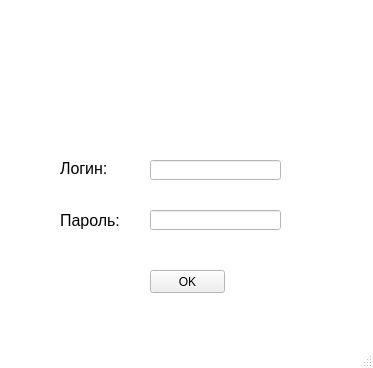
<?xml version="1.0" encoding="UTF-8"?>
<ui version="4.0">
 <class>Login</class>
 <widget class="QMainWindow" name="Login">
  <property name="geometry">
   <rect>
    <x>0</x>
    <y>0</y>
    <width>373</width>
    <height>368</height>
   </rect>
  </property>
  <property name="palette">
   <palette>
    <active>
     <colorrole role="Base">
      <brush brushstyle="SolidPattern">
       <color alpha="255">
        <red>255</red>
        <green>255</green>
        <blue>255</blue>
       </color>
      </brush>
     </colorrole>
     <colorrole role="Window">
      <brush brushstyle="SolidPattern">
       <color alpha="255">
        <red>255</red>
        <green>255</green>
        <blue>255</blue>
       </color>
      </brush>
     </colorrole>
    </active>
    <inactive>
     <colorrole role="Base">
      <brush brushstyle="SolidPattern">
       <color alpha="255">
        <red>255</red>
        <green>255</green>
        <blue>255</blue>
       </color>
      </brush>
     </colorrole>
     <colorrole role="Window">
      <brush brushstyle="SolidPattern">
       <color alpha="255">
        <red>255</red>
        <green>255</green>
        <blue>255</blue>
       </color>
      </brush>
     </colorrole>
    </inactive>
    <disabled>
     <colorrole role="Base">
      <brush brushstyle="SolidPattern">
       <color alpha="255">
        <red>255</red>
        <green>255</green>
        <blue>255</blue>
       </color>
      </brush>
     </colorrole>
     <colorrole role="Window">
      <brush brushstyle="SolidPattern">
       <color alpha="255">
        <red>255</red>
        <green>255</green>
        <blue>255</blue>
       </color>
      </brush>
     </colorrole>
    </disabled>
   </palette>
  </property>
  <property name="windowTitle">
   <string>MainWindow</string>
  </property>
  <widget class="QWidget" name="centralwidget">
   <widget class="QLineEdit" name="lineEdit">
    <property name="geometry">
     <rect>
      <x>150</x>
      <y>160</y>
      <width>131</width>
      <height>20</height>
     </rect>
    </property>
   </widget>
   <widget class="QLineEdit" name="lineEdit_2">
    <property name="geometry">
     <rect>
      <x>150</x>
      <y>210</y>
      <width>131</width>
      <height>20</height>
     </rect>
    </property>
   </widget>
   <widget class="QLabel" name="label">
    <property name="geometry">
     <rect>
      <x>60</x>
      <y>160</y>
      <width>61</width>
      <height>16</height>
     </rect>
    </property>
    <property name="font">
     <font>
      <pointsize>12</pointsize>
     </font>
    </property>
    <property name="text">
     <string>Логин:</string>
    </property>
   </widget>
   <widget class="QLabel" name="label_2">
    <property name="geometry">
     <rect>
      <x>60</x>
      <y>210</y>
      <width>71</width>
      <height>21</height>
     </rect>
    </property>
    <property name="font">
     <font>
      <pointsize>12</pointsize>
     </font>
    </property>
    <property name="text">
     <string>Пароль:</string>
    </property>
   </widget>
   <widget class="QPushButton" name="pushButton">
    <property name="geometry">
     <rect>
      <x>150</x>
      <y>270</y>
      <width>75</width>
      <height>23</height>
     </rect>
    </property>
    <property name="text">
     <string>OK</string>
    </property>
   </widget>
   <widget class="QLabel" name="label_3">
    <property name="geometry">
     <rect>
      <x>70</x>
      <y>-20</y>
      <width>261</width>
      <height>151</height>
     </rect>
    </property>
    <property name="text">
     <string/>
    </property>
    <property name="pixmap">
     <pixmap>../../Downloads/maxresdefault.jpg</pixmap>
    </property>
   </widget>
   <zorder>label_3</zorder>
   <zorder>lineEdit</zorder>
   <zorder>lineEdit_2</zorder>
   <zorder>label</zorder>
   <zorder>label_2</zorder>
   <zorder>pushButton</zorder>
  </widget>
  <widget class="QMenuBar" name="menubar">
   <property name="geometry">
    <rect>
     <x>0</x>
     <y>0</y>
     <width>373</width>
     <height>21</height>
    </rect>
   </property>
  </widget>
  <widget class="QStatusBar" name="statusbar"/>
 </widget>
 <resources/>
 <connections/>
</ui>
